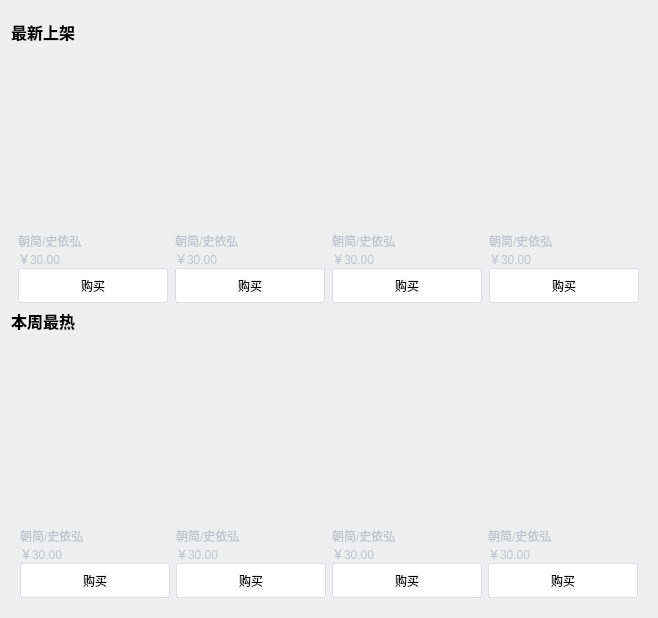
     <widget class="QWidget" name="page05">
      <layout class="QVBoxLayout" name="verticalLayout_7">
       <item>
        <widget class="Carousel" name="CarouselBox" native="true">
         <property name="maximumSize">
          <size>
           <width>16777215</width>
           <height>150</height>
          </size>
         </property>
        </widget>
       </item>
       <item>
        <widget class="QLabel" name="newArrivalLabel">
         <property name="minimumSize">
          <size>
           <width>0</width>
           <height>30</height>
          </size>
         </property>
         <property name="maximumSize">
          <size>
           <width>16777215</width>
           <height>30</height>
          </size>
         </property>
         <property name="font">
          <font>
           <pointsize>12</pointsize>
           <bold>true</bold>
          </font>
         </property>
         <property name="text">
          <string>最新上架</string>
         </property>
        </widget>
       </item>
       <item>
        <widget class="QWidget" name="newArrivalBox" native="true">
         <property name="minimumSize">
          <size>
           <width>0</width>
           <height>250</height>
          </size>
         </property>
         <property name="maximumSize">
          <size>
           <width>16777215</width>
           <height>260</height>
          </size>
         </property>
         <property name="cursor">
          <cursorShape>PointingHandCursor</cursorShape>
         </property>
         <layout class="QGridLayout" name="gridLayout_8">
          <property name="leftMargin">
           <number>0</number>
          </property>
          <property name="topMargin">
           <number>0</number>
          </property>
          <property name="rightMargin">
           <number>0</number>
          </property>
          <property name="bottomMargin">
           <number>0</number>
          </property>
          <property name="spacing">
           <number>0</number>
          </property>
          <item row="0" column="1">
           <widget class="QWidget" name="newArrivalItem01_2" native="true">
            <property name="minimumSize">
             <size>
              <width>150</width>
              <height>250</height>
             </size>
            </property>
            <property name="maximumSize">
             <size>
              <width>150</width>
              <height>250</height>
             </size>
            </property>
            <property name="styleSheet">
             <string notr="true">.QPushButton
{
	border:1px solid #DCDFE6;
	background:#ffffff;
	color:black;
	border-radius:3px;
}
.QPushButton:hover
{
	border:1px solid #DCDFE6;
	background:#EBEEF5;
	color:black;
}
.QPushButton:pressed
{
	border:1px solid #DCDFE6;
	background:#E4E7ED;
	color:black;
}</string>
            </property>
            <layout class="QVBoxLayout" name="verticalLayout_9">
             <property name="spacing">
              <number>0</number>
             </property>
             <property name="leftMargin">
              <number>0</number>
             </property>
             <property name="topMargin">
              <number>0</number>
             </property>
             <property name="rightMargin">
              <number>0</number>
             </property>
             <property name="bottomMargin">
              <number>0</number>
             </property>
             <item>
              <widget class="RecItem" name="NA_rec02" native="true">
               <property name="minimumSize">
                <size>
                 <width>150</width>
                 <height>200</height>
                </size>
               </property>
              </widget>
             </item>
             <item>
              <widget class="QLabel" name="label_9">
               <property name="maximumSize">
                <size>
                 <width>16777215</width>
                 <height>20</height>
                </size>
               </property>
               <property name="styleSheet">
                <string notr="true">color:#C0C4CC;</string>
               </property>
               <property name="text">
                <string>朝简/史依弘</string>
               </property>
              </widget>
             </item>
             <item>
              <widget class="QLabel" name="label_10">
               <property name="maximumSize">
                <size>
                 <width>16777215</width>
                 <height>20</height>
                </size>
               </property>
               <property name="styleSheet">
                <string notr="true">color:#C0C4CC;</string>
               </property>
               <property name="text">
                <string>￥30.00</string>
               </property>
              </widget>
             </item>
             <item>
              <widget class="QPushButton" name="bt_2">
               <property name="minimumSize">
                <size>
                 <width>0</width>
                 <height>35</height>
                </size>
               </property>
               <property name="cursor">
                <cursorShape>PointingHandCursor</cursorShape>
               </property>
               <property name="text">
                <string>购买</string>
               </property>
              </widget>
             </item>
            </layout>
           </widget>
          </item>
          <item row="0" column="2">
           <widget class="QWidget" name="newArrivalItem01_3" native="true">
            <property name="minimumSize">
             <size>
              <width>150</width>
              <height>250</height>
             </size>
            </property>
            <property name="maximumSize">
             <size>
              <width>150</width>
              <height>250</height>
             </size>
            </property>
            <property name="styleSheet">
             <string notr="true">.QPushButton
{
	border:1px solid #DCDFE6;
	background:#ffffff;
	color:black;
	border-radius:3px;
}
.QPushButton:hover
{
	border:1px solid #DCDFE6;
	background:#EBEEF5;
	color:black;
}
.QPushButton:pressed
{
	border:1px solid #DCDFE6;
	background:#E4E7ED;
	color:black;
}</string>
            </property>
            <layout class="QVBoxLayout" name="verticalLayout_10">
             <property name="spacing">
              <number>0</number>
             </property>
             <property name="leftMargin">
              <number>0</number>
             </property>
             <property name="topMargin">
              <number>0</number>
             </property>
             <property name="rightMargin">
              <number>0</number>
             </property>
             <property name="bottomMargin">
              <number>0</number>
             </property>
             <item>
              <widget class="RecItem" name="NA_rec03" native="true">
               <property name="minimumSize">
                <size>
                 <width>150</width>
                 <height>200</height>
                </size>
               </property>
              </widget>
             </item>
             <item>
              <widget class="QLabel" name="label_11">
               <property name="maximumSize">
                <size>
                 <width>16777215</width>
                 <height>20</height>
                </size>
               </property>
               <property name="styleSheet">
                <string notr="true">color:#C0C4CC;</string>
               </property>
               <property name="text">
                <string>朝简/史依弘</string>
               </property>
              </widget>
             </item>
             <item>
              <widget class="QLabel" name="label_12">
               <property name="maximumSize">
                <size>
                 <width>16777215</width>
                 <height>20</height>
                </size>
               </property>
               <property name="styleSheet">
                <string notr="true">color:#C0C4CC;</string>
               </property>
               <property name="text">
                <string>￥30.00</string>
               </property>
              </widget>
             </item>
             <item>
              <widget class="QPushButton" name="bt_3">
               <property name="minimumSize">
                <size>
                 <width>0</width>
                 <height>35</height>
                </size>
               </property>
               <property name="cursor">
                <cursorShape>PointingHandCursor</cursorShape>
               </property>
               <property name="text">
                <string>购买</string>
               </property>
              </widget>
             </item>
            </layout>
           </widget>
          </item>
          <item row="0" column="0">
           <widget class="QWidget" name="newArrivalItem01" native="true">
            <property name="minimumSize">
             <size>
              <width>150</width>
              <height>250</height>
             </size>
            </property>
            <property name="maximumSize">
             <size>
              <width>150</width>
              <height>250</height>
             </size>
            </property>
            <property name="styleSheet">
             <string notr="true">#bt
{
	border:1px solid #DCDFE6;
	background:#ffffff;
	color:black;
	border-radius:3px;
}
#bt:hover
{
	border:1px solid #DCDFE6;
	background:#EBEEF5;
	color:black;
}
#bt:pressed
{
	border:1px solid #DCDFE6;
	background:#E4E7ED;
	color:black;
}</string>
            </property>
            <layout class="QVBoxLayout" name="verticalLayout_8">
             <property name="spacing">
              <number>0</number>
             </property>
             <property name="leftMargin">
              <number>0</number>
             </property>
             <property name="topMargin">
              <number>0</number>
             </property>
             <property name="rightMargin">
              <number>0</number>
             </property>
             <property name="bottomMargin">
              <number>0</number>
             </property>
             <item>
              <widget class="RecItem" name="NA_rec01" native="true">
               <property name="minimumSize">
                <size>
                 <width>150</width>
                 <height>200</height>
                </size>
               </property>
              </widget>
             </item>
             <item>
              <widget class="QLabel" name="label_4">
               <property name="maximumSize">
                <size>
                 <width>16777215</width>
                 <height>20</height>
                </size>
               </property>
               <property name="styleSheet">
                <string notr="true">color:#C0C4CC;</string>
               </property>
               <property name="text">
                <string>朝简/史依弘</string>
               </property>
              </widget>
             </item>
             <item>
              <widget class="QLabel" name="label_5">
               <property name="maximumSize">
                <size>
                 <width>16777215</width>
                 <height>20</height>
                </size>
               </property>
               <property name="styleSheet">
                <string notr="true">color:#C0C4CC;</string>
               </property>
               <property name="text">
                <string>￥30.00</string>
               </property>
              </widget>
             </item>
             <item>
              <widget class="QPushButton" name="bt">
               <property name="minimumSize">
                <size>
                 <width>0</width>
                 <height>35</height>
                </size>
               </property>
               <property name="cursor">
                <cursorShape>PointingHandCursor</cursorShape>
               </property>
               <property name="text">
                <string>购买</string>
               </property>
              </widget>
             </item>
            </layout>
           </widget>
          </item>
          <item row="0" column="3">
           <widget class="QWidget" name="newArrivalItem01_4" native="true">
            <property name="minimumSize">
             <size>
              <width>150</width>
              <height>250</height>
             </size>
            </property>
            <property name="maximumSize">
             <size>
              <width>150</width>
              <height>250</height>
             </size>
            </property>
            <property name="styleSheet">
             <string notr="true">.QPushButton
{
	border:1px solid #DCDFE6;
	background:#ffffff;
	color:black;
	border-radius:3px;
}
.QPushButton:hover
{
	border:1px solid #DCDFE6;
	background:#EBEEF5;
	color:black;
}
.QPushButton:pressed
{
	border:1px solid #DCDFE6;
	background:#E4E7ED;
	color:black;
}</string>
            </property>
            <layout class="QVBoxLayout" name="verticalLayout_11">
             <property name="spacing">
              <number>0</number>
             </property>
             <property name="leftMargin">
              <number>0</number>
             </property>
             <property name="topMargin">
              <number>0</number>
             </property>
             <property name="rightMargin">
              <number>0</number>
             </property>
             <property name="bottomMargin">
              <number>0</number>
             </property>
             <item>
              <widget class="RecItem" name="NA_rec04" native="true">
               <property name="minimumSize">
                <size>
                 <width>150</width>
                 <height>200</height>
                </size>
               </property>
              </widget>
             </item>
             <item>
              <widget class="QLabel" name="label_13">
               <property name="maximumSize">
                <size>
                 <width>16777215</width>
                 <height>20</height>
                </size>
               </property>
               <property name="styleSheet">
                <string notr="true">color:#C0C4CC;</string>
               </property>
               <property name="text">
                <string>朝简/史依弘</string>
               </property>
              </widget>
             </item>
             <item>
              <widget class="QLabel" name="label_14">
               <property name="maximumSize">
                <size>
                 <width>16777215</width>
                 <height>20</height>
                </size>
               </property>
               <property name="styleSheet">
                <string notr="true">color:#C0C4CC;</string>
               </property>
               <property name="text">
                <string>￥30.00</string>
               </property>
              </widget>
             </item>
             <item>
              <widget class="QPushButton" name="bt_4">
               <property name="minimumSize">
                <size>
                 <width>0</width>
                 <height>35</height>
                </size>
               </property>
               <property name="cursor">
                <cursorShape>PointingHandCursor</cursorShape>
               </property>
               <property name="text">
                <string>购买</string>
               </property>
              </widget>
             </item>
            </layout>
           </widget>
          </item>
         </layout>
        </widget>
       </item>
       <item>
        <widget class="QLabel" name="label_15">
         <property name="maximumSize">
          <size>
           <width>16777215</width>
           <height>30</height>
          </size>
         </property>
         <property name="font">
          <font>
           <pointsize>12</pointsize>
           <bold>true</bold>
          </font>
         </property>
         <property name="text">
          <string>本周最热</string>
         </property>
        </widget>
       </item>
       <item>
        <widget class="QWidget" name="widget_9" native="true">
         <property name="maximumSize">
          <size>
           <width>16777215</width>
           <height>270</height>
          </size>
         </property>
         <layout class="QGridLayout" name="gridLayout_9">
          <item row="0" column="0">
           <widget class="QWidget" name="newArrivalItem01_5" native="true">
            <property name="minimumSize">
             <size>
              <width>150</width>
              <height>250</height>
             </size>
            </property>
            <property name="maximumSize">
             <size>
              <width>150</width>
              <height>250</height>
             </size>
            </property>
            <property name="styleSheet">
             <string notr="true">.QPushButton
{
	border:1px solid #DCDFE6;
	background:#ffffff;
	color:black;
	border-radius:3px;
}
.QPushButton:hover
{
	border:1px solid #DCDFE6;
	background:#EBEEF5;
	color:black;
}
.QPushButton:pressed
{
	border:1px solid #DCDFE6;
	background:#E4E7ED;
	color:black;
}</string>
            </property>
            <layout class="QVBoxLayout" name="verticalLayout_12">
             <property name="spacing">
              <number>0</number>
             </property>
             <property name="leftMargin">
              <number>0</number>
             </property>
             <property name="topMargin">
              <number>0</number>
             </property>
             <property name="rightMargin">
              <number>0</number>
             </property>
             <property name="bottomMargin">
              <number>0</number>
             </property>
             <item>
              <widget class="RecItem" name="NA_rec05" native="true">
               <property name="minimumSize">
                <size>
                 <width>150</width>
                 <height>200</height>
                </size>
               </property>
              </widget>
             </item>
             <item>
              <widget class="QLabel" name="label_16">
               <property name="maximumSize">
                <size>
                 <width>16777215</width>
                 <height>20</height>
                </size>
               </property>
               <property name="styleSheet">
                <string notr="true">color:#C0C4CC;</string>
               </property>
               <property name="text">
                <string>朝简/史依弘</string>
               </property>
              </widget>
             </item>
             <item>
              <widget class="QLabel" name="label_17">
               <property name="maximumSize">
                <size>
                 <width>16777215</width>
                 <height>20</height>
                </size>
               </property>
               <property name="styleSheet">
                <string notr="true">color:#C0C4CC;</string>
               </property>
               <property name="text">
                <string>￥30.00</string>
               </property>
              </widget>
             </item>
             <item>
              <widget class="QPushButton" name="bt_5">
               <property name="minimumSize">
                <size>
                 <width>0</width>
                 <height>35</height>
                </size>
               </property>
               <property name="cursor">
                <cursorShape>PointingHandCursor</cursorShape>
               </property>
               <property name="text">
                <string>购买</string>
               </property>
              </widget>
             </item>
            </layout>
           </widget>
          </item>
          <item row="0" column="1">
           <widget class="QWidget" name="newArrivalItem01_6" native="true">
            <property name="minimumSize">
             <size>
              <width>150</width>
              <height>250</height>
             </size>
            </property>
            <property name="maximumSize">
             <size>
              <width>150</width>
              <height>250</height>
             </size>
            </property>
            <property name="styleSheet">
             <string notr="true">.QPushButton
{
	border:1px solid #DCDFE6;
	background:#ffffff;
	color:black;
	border-radius:3px;
}
.QPushButton:hover
{
	border:1px solid #DCDFE6;
	background:#EBEEF5;
	color:black;
}
.QPushButton:pressed
{
	border:1px solid #DCDFE6;
	background:#E4E7ED;
	color:black;
}</string>
            </property>
            <layout class="QVBoxLayout" name="verticalLayout_13">
             <property name="spacing">
              <number>0</number>
             </property>
             <property name="leftMargin">
              <number>0</number>
             </property>
             <property name="topMargin">
              <number>0</number>
             </property>
             <property name="rightMargin">
              <number>0</number>
             </property>
             <property name="bottomMargin">
              <number>0</number>
             </property>
             <item>
              <widget class="RecItem" name="NA_rec06" native="true">
               <property name="minimumSize">
                <size>
                 <width>150</width>
                 <height>200</height>
                </size>
               </property>
              </widget>
             </item>
             <item>
              <widget class="QLabel" name="label_18">
               <property name="maximumSize">
                <size>
                 <width>16777215</width>
                 <height>20</height>
                </size>
               </property>
               <property name="styleSheet">
                <string notr="true">color:#C0C4CC;</string>
               </property>
               <property name="text">
                <string>朝简/史依弘</string>
               </property>
              </widget>
             </item>
             <item>
              <widget class="QLabel" name="label_19">
               <property name="maximumSize">
                <size>
                 <width>16777215</width>
                 <height>20</height>
                </size>
               </property>
               <property name="styleSheet">
                <string notr="true">color:#C0C4CC;</string>
               </property>
               <property name="text">
                <string>￥30.00</string>
               </property>
              </widget>
             </item>
             <item>
              <widget class="QPushButton" name="bt_6">
               <property name="minimumSize">
                <size>
                 <width>0</width>
                 <height>35</height>
                </size>
               </property>
               <property name="cursor">
                <cursorShape>PointingHandCursor</cursorShape>
               </property>
               <property name="text">
                <string>购买</string>
               </property>
              </widget>
             </item>
            </layout>
           </widget>
          </item>
          <item row="0" column="2">
           <widget class="QWidget" name="newArrivalItem01_7" native="true">
            <property name="minimumSize">
             <size>
              <width>150</width>
              <height>250</height>
             </size>
            </property>
            <property name="maximumSize">
             <size>
              <width>150</width>
              <height>250</height>
             </size>
            </property>
            <property name="styleSheet">
             <string notr="true">.QPushButton
{
	border:1px solid #DCDFE6;
	background:#ffffff;
	color:black;
	border-radius:3px;
}
.QPushButton:hover
{
	border:1px solid #DCDFE6;
	background:#EBEEF5;
	color:black;
}
.QPushButton:pressed
{
	border:1px solid #DCDFE6;
	background:#E4E7ED;
	color:black;
}</string>
            </property>
            <layout class="QVBoxLayout" name="verticalLayout_14">
             <property name="spacing">
              <number>0</number>
             </property>
             <property name="leftMargin">
              <number>0</number>
             </property>
             <property name="topMargin">
              <number>0</number>
             </property>
             <property name="rightMargin">
              <number>0</number>
             </property>
             <property name="bottomMargin">
              <number>0</number>
             </property>
             <item>
              <widget class="RecItem" name="NA_rec07" native="true">
               <property name="minimumSize">
                <size>
                 <width>150</width>
                 <height>200</height>
                </size>
               </property>
              </widget>
             </item>
             <item>
              <widget class="QLabel" name="label_20">
               <property name="maximumSize">
                <size>
                 <width>16777215</width>
                 <height>20</height>
                </size>
               </property>
               <property name="styleSheet">
                <string notr="true">color:#C0C4CC;</string>
               </property>
               <property name="text">
                <string>朝简/史依弘</string>
               </property>
              </widget>
             </item>
             <item>
              <widget class="QLabel" name="label_21">
               <property name="maximumSize">
                <size>
                 <width>16777215</width>
                 <height>20</height>
                </size>
               </property>
               <property name="styleSheet">
                <string notr="true">color:#C0C4CC;</string>
               </property>
               <property name="text">
                <string>￥30.00</string>
               </property>
              </widget>
             </item>
             <item>
              <widget class="QPushButton" name="bt_7">
               <property name="minimumSize">
                <size>
                 <width>0</width>
                 <height>35</height>
                </size>
               </property>
               <property name="cursor">
                <cursorShape>PointingHandCursor</cursorShape>
               </property>
               <property name="text">
                <string>购买</string>
               </property>
              </widget>
             </item>
            </layout>
           </widget>
          </item>
          <item row="0" column="3">
           <widget class="QWidget" name="newArrivalItem01_8" native="true">
            <property name="minimumSize">
             <size>
              <width>150</width>
              <height>250</height>
             </size>
            </property>
            <property name="maximumSize">
             <size>
              <width>150</width>
              <height>250</height>
             </size>
            </property>
            <property name="styleSheet">
             <string notr="true">.QPushButton
{
	border:1px solid #DCDFE6;
	background:#ffffff;
	color:black;
	border-radius:3px;
}
.QPushButton:hover
{
	border:1px solid #DCDFE6;
	background:#EBEEF5;
	color:black;
}
.QPushButton:pressed
{
	border:1px solid #DCDFE6;
	background:#E4E7ED;
	color:black;
}</string>
            </property>
            <layout class="QVBoxLayout" name="verticalLayout_15">
             <property name="spacing">
              <number>0</number>
             </property>
             <property name="leftMargin">
              <number>0</number>
             </property>
             <property name="topMargin">
              <number>0</number>
             </property>
             <property name="rightMargin">
              <number>0</number>
             </property>
             <property name="bottomMargin">
              <number>0</number>
             </property>
             <item>
              <widget class="RecItem" name="NA_rec08" native="true">
               <property name="minimumSize">
                <size>
                 <width>150</width>
                 <height>200</height>
                </size>
               </property>
              </widget>
             </item>
             <item>
              <widget class="QLabel" name="label_22">
               <property name="maximumSize">
                <size>
                 <width>16777215</width>
                 <height>20</height>
                </size>
               </property>
               <property name="styleSheet">
                <string notr="true">color:#C0C4CC;</string>
               </property>
               <property name="text">
                <string>朝简/史依弘</string>
               </property>
              </widget>
             </item>
             <item>
              <widget class="QLabel" name="label_23">
               <property name="maximumSize">
                <size>
                 <width>16777215</width>
                 <height>20</height>
                </size>
               </property>
               <property name="styleSheet">
                <string notr="true">color:#C0C4CC;</string>
               </property>
               <property name="text">
                <string>￥30.00</string>
               </property>
              </widget>
             </item>
             <item>
              <widget class="QPushButton" name="bt_8">
               <property name="minimumSize">
                <size>
                 <width>0</width>
                 <height>35</height>
                </size>
               </property>
               <property name="cursor">
                <cursorShape>PointingHandCursor</cursorShape>
               </property>
               <property name="text">
                <string>购买</string>
               </property>
              </widget>
             </item>
            </layout>
           </widget>
          </item>
         </layout>
        </widget>
       </item>
      </layout>
     </widget>
